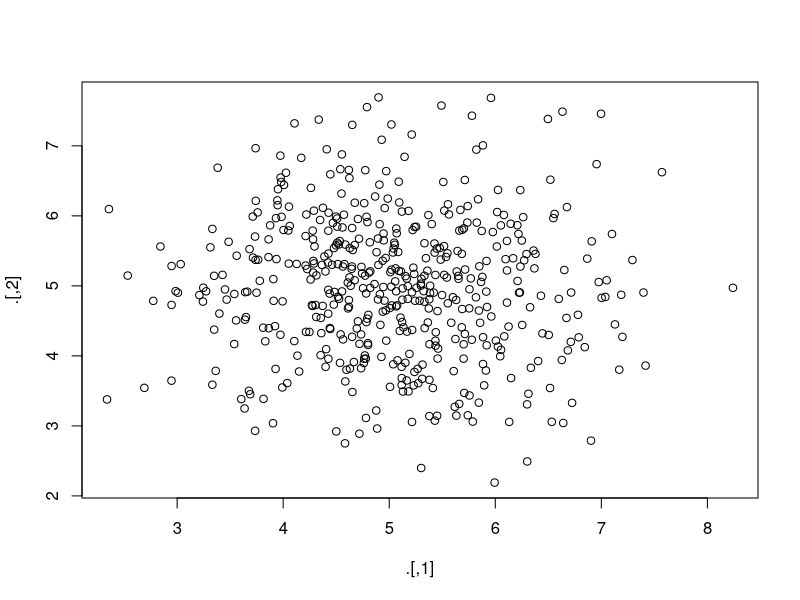

Recreate this plot in R.
## ---- chunk 1
library(dplyr)
library(magrittr)
library(mice)
## ---- chunk 2
set.seed(123)
## ---- chunk 3
rnorm(1000, 5) %>%
  matrix(ncol = 2) %>%
  plot()
## ---- chunk 4
anscombe %>%
  cor()
## ---- chunk 5
anscombe %>%
  subset(select = c(x4, y4)) %>%
  cor()
## ---- chunk 6
anscombe %$%
  cor(x4, y4)
## ---- chunk 7
boys %>%
  subset(select = c("wgt", "hgt")) %>%
  cor(use = "pairwise.complete.obs")
## ---- chunk 8
boys %>%
  subset(select = c("wgt", "hgt")) %>%
  na.omit() %>%
  cor()
## ---- chunk 9
boys %$% 
  cor(hgt, wgt, use = "pairwise.complete.obs")
## ---- chunk 10
boys %>%
  transform(hgt = hgt / 100) %$%
  mean(hgt, na.rm = TRUE)
